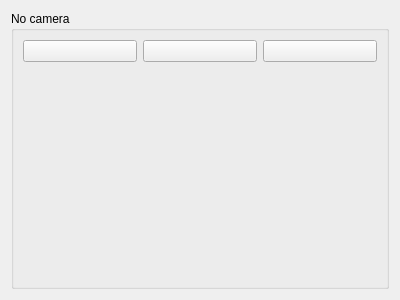
<?xml version="1.0" encoding="UTF-8"?>
<ui version="4.0">
 <class>CameraPagelet</class>
 <widget class="QWidget" name="CameraPagelet">
  <property name="geometry">
   <rect>
    <x>0</x>
    <y>0</y>
    <width>400</width>
    <height>300</height>
   </rect>
  </property>
  <property name="windowTitle">
   <string>Form</string>
  </property>
  <layout class="QVBoxLayout" name="verticalLayout_2">
   <item>
    <widget class="QGroupBox" name="groupBox">
     <property name="title">
      <string>No camera</string>
     </property>
     <layout class="QVBoxLayout" name="verticalLayout">
      <item>
       <layout class="QHBoxLayout" name="horizontalLayout">
        <item>
         <widget class="QPushButton" name="btConfig">
          <property name="text">
           <string/>
          </property>
          <property name="icon">
           <iconset resource="Resources.qrc">
            <normaloff>:/Images/Config.png</normaloff>:/Images/Config.png</iconset>
          </property>
         </widget>
        </item>
        <item>
         <widget class="QPushButton" name="btOn">
          <property name="icon">
           <iconset resource="Resources.qrc">
            <normaloff>:/Images/CameraOn.png</normaloff>:/Images/CameraOn.png</iconset>
          </property>
          <property name="checkable">
           <bool>true</bool>
          </property>
         </widget>
        </item>
        <item>
         <widget class="QPushButton" name="btDelete">
          <property name="text">
           <string/>
          </property>
          <property name="icon">
           <iconset resource="Resources.qrc">
            <normaloff>:/Images/Delete.png</normaloff>:/Images/Delete.png</iconset>
          </property>
         </widget>
        </item>
       </layout>
      </item>
      <item>
       <spacer name="verticalSpacer">
        <property name="orientation">
         <enum>Qt::Vertical</enum>
        </property>
        <property name="sizeHint" stdset="0">
         <size>
          <width>20</width>
          <height>197</height>
         </size>
        </property>
       </spacer>
      </item>
     </layout>
    </widget>
   </item>
  </layout>
 </widget>
 <resources>
  <include location="Resources.qrc"/>
 </resources>
 <connections/>
</ui>
